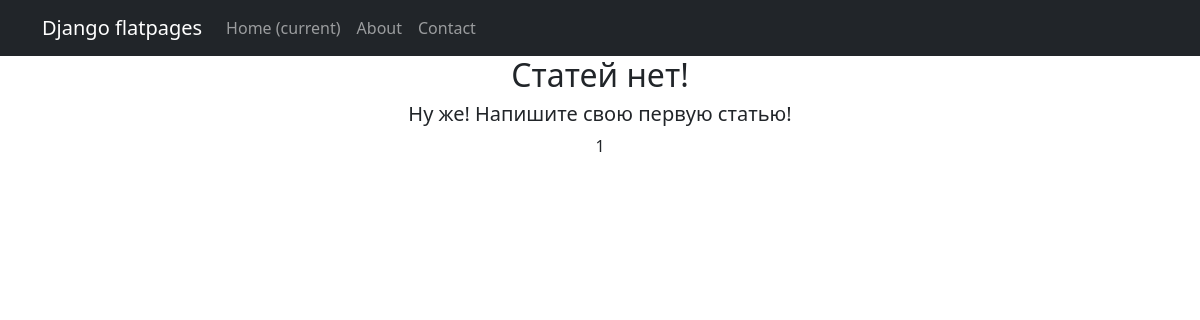
Before: /news/ with the older database file.
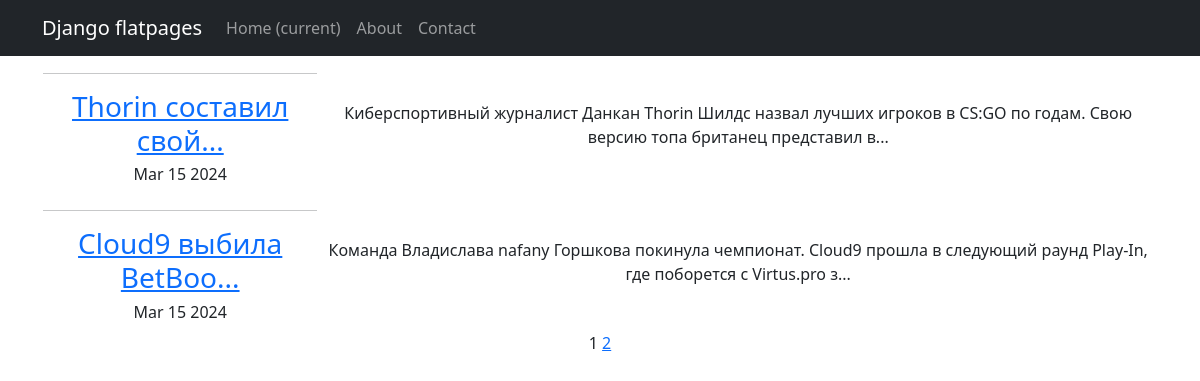
After: the same page with the newer database file.
### news/models.py (models this page shows, shortened)
class Post(models.Model):
    content_type = models.CharField(max_length = 2,
                                  choices = CONTENT_TYPE,
                                  default = article)
    author = models.ForeignKey("Author", on_delete = models.CASCADE)
    datetime = models.DateTimeField(auto_now_add=True)
    category = models.ManyToManyField("Category")
    title = models.TextField()
    text = models.TextField()
    rating = models.FloatField(default=0)

### news/views.py (the view)
# urls.py: path('news/', PostsList.as_view()),
class PostsList(ListView):
    queryset = Post.objects.order_by('datetime')
    template_name = 'news.html'
    context_object_name = 'news'
    paginate_by = 2
    def get_queryset(self):
        queryset = super().get_queryset()
        self.filterset = PostFilter(self.request.GET, queryset)
        return self.filterset.qs
    def get_context_data(self, **kwargs):
        context = super().get_context_data(**kwargs)
        context['filterset'] = self.filterset
        return context

### news/templatetags/custom_filters.py (called while the page is built)
@register.filter()
def preview_title(text):
    return f"{text[:20]}..."

@register.filter()
def preview_text(text):
    return f"{text[:124]}..."

### templates/news.html (shortened to what this page needs)
{% extends 'flatpages/default.html' %}
{% load custom_filters %}
{% block content %}
   {% if news %}
        <table>
            {% for post in news %}
                <tr>
                    <td>
                        <hr>
                        <h3>
                            <a href="{{post.id}}">{{ post.title|preview_title }}</a>
                        </h3>
                        <h6>{{ post.datetime|date:'M d Y' }}</h6>
                        <td>{{ post.text|preview_text }}</td>
                    </td>
                </tr>
            {% endfor %}
        </table>
   {% else %}
       <h2>Статей нет!</h2>
        <h5>Ну же! Напишите свою первую статью!</h5>
   {% endif %}
   {{ page_obj.number }}
   {% if page_obj.has_next %}
       <a href="?page={{ page_obj.next_page_number }}">{{ page_obj.next_page_number }}</a>
   {% endif %}
{% endblock content %}

Changed rows visible on the page:
added Post: title|preview_title "Thorin составил свой...", datetime "Mar 15 2024", text|preview_text "Киберспортивный журналист Данкан Thorin Шилдс назвал лучших игроков в CS:GO по годам. Свою версию топа британец представил в..."
added Post: title|preview_title "Cloud9 выбила BetBoo...", datetime "Mar 15 2024", text|preview_text "Команда Владислава nafany Горшкова покинула чемпионат. Cloud9 прошла в следующий раунд Play-In, где поборется с Virtus.pro з..."
Other visible differences:
{{ page_obj.next_page_number }}: (not shown) → "2"
text no longer shown: "Статей нет! Ну же! Напишите свою первую статью!"
